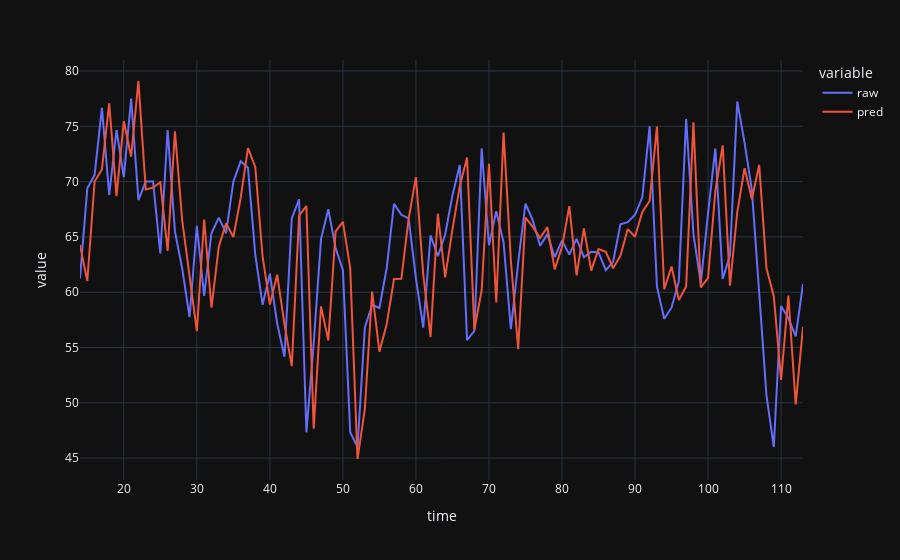
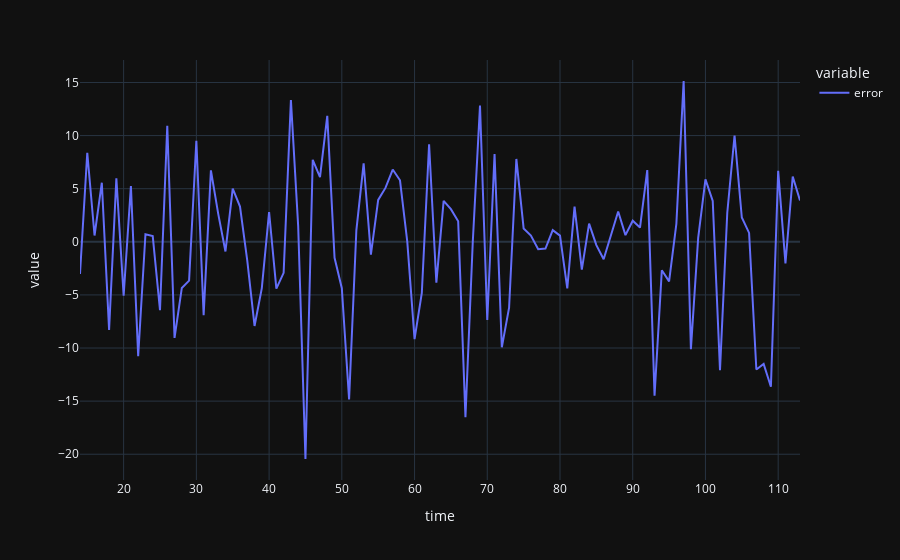
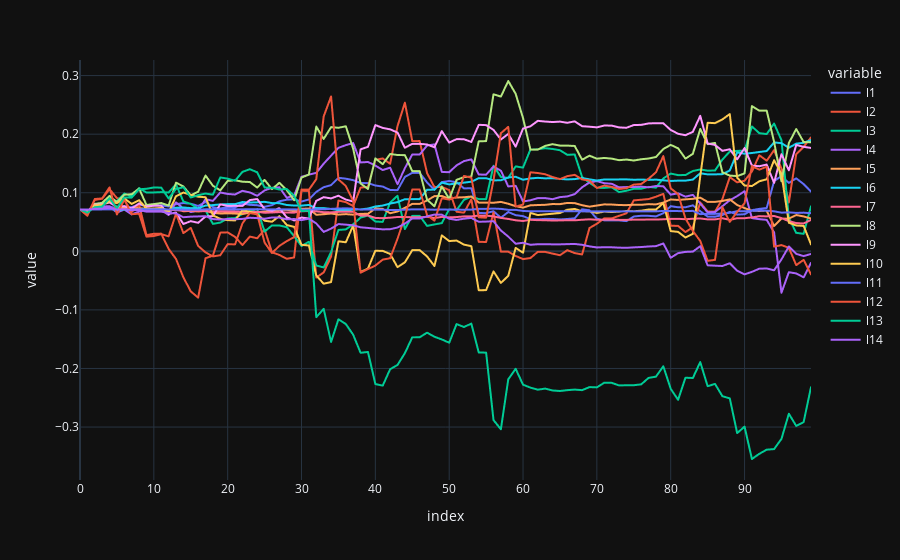

The code cell stored with these charts, in order, in its notebook:
### Code cell
""" Model results """

# (because zero-indexed and need lags 0 ... L-1 for the first pred)
PLOT_TS_START = 0 # start from time L
PLOT_TS_END = 100

### Plot predictions
# t=timerange # start from when have enough lags
t = timerange[PLOT_TS_START:PLOT_TS_END]
df_plt = pd.DataFrame({
    "time": t,
    "raw": x_obs[t, 0],
    "pred": Xpred[t, 0]
#     "predicted": Zpred[timerange,0],
#     "filtered": Z[timerange, 0]
})
df_plt['diff'] = df_plt['raw'].shift() # just for debugging
df_plt['diff_error'] = df_plt['raw'] - df_plt['diff']
df_plt['error'] = (x_obs[t,0] - Xpred[t,0])
df_plt['error_sqr'] = (x_obs[t,0] - Xpred[t,0])**2
display(df_plt.head(25))
fig1 = px.line(df_plt, x="time", y=["raw", "pred"], template="plotly_dark")

### Plot prediction errors
fig2 = px.line(df_plt, x="time", y=["error"], template="plotly_dark")

### Plot diff residuals of actual series (for debugging)
### If really just learning the diff, then this should equal prediction error
fig2b = px.line(df_plt, x="time", y=["diff_error"], template="plotly_dark")

### Plot Kalman-estimated coefficient paths (coefs on lags)
df_coefs = pd.DataFrame(Zpred[t,])
df_coefs.columns = ["l{}".format(l) for l in range(1, df_coefs.shape[1]+1)]
df_coefs = df_coefs.reset_index()
fig3 = px.line(df_coefs, x="index",
               y=[c for c in df_coefs.columns if c != "index"], template="plotly_dark")

print("Error stats for {} lags: ".format(L))
print("MSE: {}\n\n".format(df_plt[['error_sqr']].mean()))
print(df_plt[['error']].describe())
display(fig1)
display(fig2)
# display(fig2b)
display(fig3)
